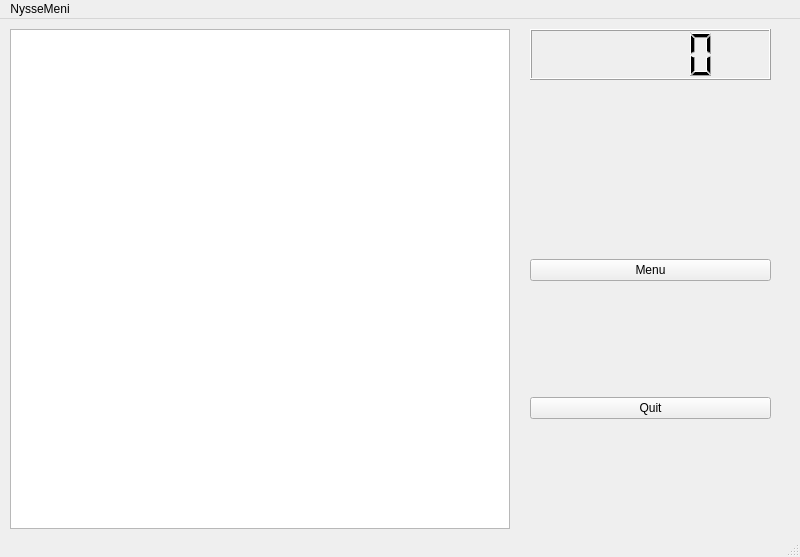
<?xml version="1.0" encoding="UTF-8"?>
<ui version="4.0">
 <class>MainWindow</class>
 <widget class="QMainWindow" name="MainWindow">
  <property name="geometry">
   <rect>
    <x>0</x>
    <y>0</y>
    <width>800</width>
    <height>557</height>
   </rect>
  </property>
  <property name="windowTitle">
   <string>MainWindow</string>
  </property>
  <widget class="QWidget" name="centralwidget">
   <widget class="QGraphicsView" name="gameWindow">
    <property name="geometry">
     <rect>
      <x>10</x>
      <y>10</y>
      <width>500</width>
      <height>500</height>
     </rect>
    </property>
   </widget>
   <widget class="QLCDNumber" name="lcdPoints">
    <property name="geometry">
     <rect>
      <x>530</x>
      <y>10</y>
      <width>241</width>
      <height>51</height>
     </rect>
    </property>
   </widget>
   <widget class="QWidget" name="verticalLayoutWidget">
    <property name="geometry">
     <rect>
      <x>530</x>
      <y>130</y>
      <width>241</width>
      <height>381</height>
     </rect>
    </property>
    <layout class="QVBoxLayout" name="verticalLayout">
     <item>
      <widget class="QPushButton" name="pushButton_menu">
       <property name="text">
        <string>Menu</string>
       </property>
      </widget>
     </item>
     <item>
      <widget class="QPushButton" name="quitButton">
       <property name="text">
        <string>Quit</string>
       </property>
      </widget>
     </item>
    </layout>
   </widget>
  </widget>
  <widget class="QMenuBar" name="menubar">
   <property name="geometry">
    <rect>
     <x>0</x>
     <y>0</y>
     <width>800</width>
     <height>20</height>
    </rect>
   </property>
   <widget class="QMenu" name="menuNysseMeni">
    <property name="title">
     <string>NysseMeni</string>
    </property>
   </widget>
   <addaction name="menuNysseMeni"/>
  </widget>
  <widget class="QStatusBar" name="statusbar"/>
 </widget>
 <resources/>
 <connections>
  <connection>
   <sender>quitButton</sender>
   <signal>clicked()</signal>
   <receiver>MainWindow</receiver>
   <slot>close()</slot>
   <hints>
    <hint type="sourcelabel">
     <x>650</x>
     <y>408</y>
    </hint>
    <hint type="destinationlabel">
     <x>399</x>
     <y>278</y>
    </hint>
   </hints>
  </connection>
 </connections>
</ui>
